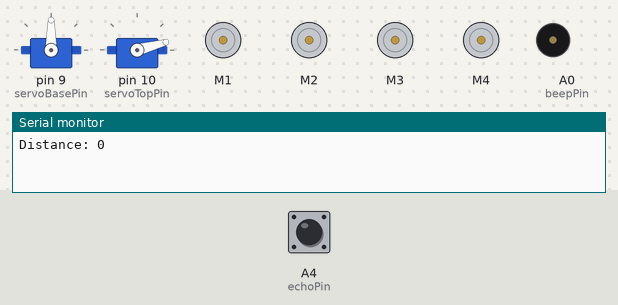
This sketch was run on a simulated Arduino Uno, built with avr-gcc and run on an emulated ATmega328P. On the bench: 2 × servo, 4 × DC motor (green arrow = forward, orange = backward, longer = faster), buzzer (waves = sounding, pin HIGH), the last lines printed to the serial monitor. The test bench sets the inputs (shaded band); at power-on: A4 (echoPin) LOW. Pins used as bus, display or sensor lines are not drawn.

Above: at 1.2 s.
1.3 s: A4 (echoPin) pulsed HIGH 2 times (0.12 s each, 0.3 s apart)
At 2.5 s:
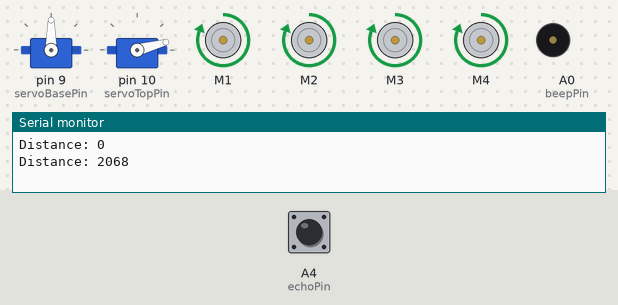
Timing chart, 0 to 4.7 s (numbered marks = the images above; inputs shaded):
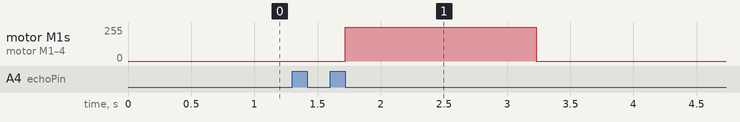

The sketch:

ExplorerRobot.ino
```cpp
#include <Servo.h>
#include <AFMotor.h>

const int trigPin = A5;
const int echoPin = A4;
const int beepPin = A0;

const int servoBasePin = 9;
const int servoTopPin = 10;

Servo servoBase;
Servo servoTop;

// Front motors
AF_DCMotor motor1(1);
AF_DCMotor motor4(4);

// Rear motors
AF_DCMotor motor2(2);
AF_DCMotor motor3(3);


void setup() {
  Serial.begin(9600);

  pinMode(trigPin, OUTPUT);
  pinMode(echoPin, INPUT);
  pinMode(beepPin, OUTPUT);

  // Attach servos.
  servoBase.attach(servoBasePin);
  servoTop.attach(servoTopPin);

  // Set motors velocity.
  motor1.setSpeed(255);
  motor2.setSpeed(255);
  motor3.setSpeed(255);
  motor4.setSpeed(255);
}

void loop() {
  // Sets default base servor position.
  servoTop.write(15);

  /*
  // Servo base.
  if (distance == 5) {
    if (pos == 180) {
      pos = 0;
    } else {
      pos += 90;
    }
    servoBase.write(pos);
  }

  // Servo top.
  if (distance == 5) {
    servoTop.write(45);
    delay(500);
    servoTop.write(15);
  }

  if (distance == 5){
    beep();
    delay(100);
    beep();
  }
  */

  // Gets distance from the nearer obstacle.
  int distance = getDistanceFromObstacle();

  if (distance > 0) {
    moveCar();
  } else {
    stopCar();
  }

  if (distance == 5){
    // Stops the car.
    stopCar();

    int pos = 0;
    int leftDistanceFromObstacle = 0;
    int rightDistanceFromObstacle = 0;

    // Find the biggest distance from the nearer obstacle.
    for (int i=0; i <= 1; i++) {
      if (pos == 180) {
        // Turn right.
        pos = 0;
      } else {
        // Turn left.
        pos = 180;
      }
      servoBase.write(pos);

      // Delay to wait the server turn to the correct position.
      delay(500);

      distance = getDistanceFromObstacle();

      // Gets the left and right distance from obstacle.
      if (pos == 0) {
        rightDistanceFromObstacle = distance;
      } else if (pos == 180) {
        leftDistanceFromObstacle = distance;
      }
    }

    // Turn the car for other position.
    if (rightDistanceFromObstacle > leftDistanceFromObstacle) {
      turnCarToPosition("right");
    } else {
      turnCarToPosition("left");
    }

    // Sets default base servo position.
    servoBase.write(90);

    // Move car again.
    moveCar();
  }

  Serial.print("Distance: ");
  Serial.println(distance);

  delay(500);
}

int getDistanceFromObstacle() {
  digitalWrite(trigPin, LOW);
  delay(2);
  digitalWrite(trigPin, HIGH);
  delay(10);
  digitalWrite(trigPin, LOW);

  long duration = pulseIn(echoPin, HIGH);
  return (duration / 58);
}

void stopCar() {
  motor1.run(RELEASE);
  motor2.run(RELEASE);
  motor3.run(RELEASE);
  motor4.run(RELEASE);
}

void moveCar() {
  motor1.run(FORWARD);
  motor2.run(FORWARD);
  motor3.run(FORWARD);
  motor4.run(FORWARD);
}

void turnCarToPosition(String position) {
    if (position == "left") {
      motor3.run(FORWARD);
      motor4.run(FORWARD);
    } else {
      motor1.run(FORWARD);
      motor2.run(FORWARD);
    }
    delay (1000);
    stopCar();
}

void beep() {
  digitalWrite(beepPin, HIGH);
  delay(75);
  digitalWrite(beepPin, LOW);
}
```

Measured:
- after the input at 1.3 s, motor M1–4: stopped → forward 255/255 after 0.42 s, → stopped 1.5 s later
